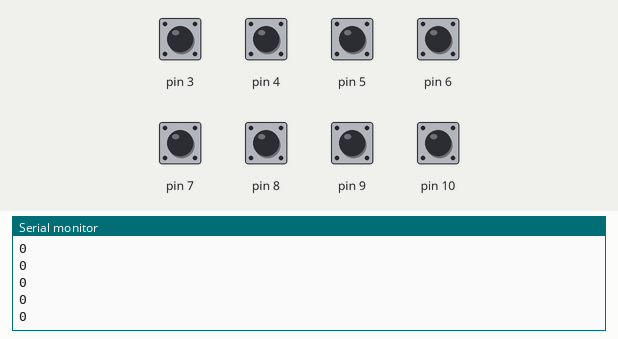
A sketch run on a simulated Arduino Uno, built with avr-gcc and run on an emulated ATmega328P. Parts: the last lines printed to the serial monitor. Inputs (shaded band) come from the test bench; at power-on: pin 3–10 HIGH.

Above: at 1.2 s.
1.3 s: pin 3 pulled LOW for 0.15 s
At 2.3 s:
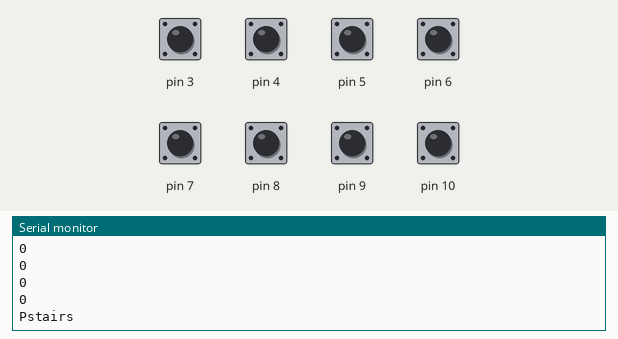
2.9 s: pin 4 pulled LOW for 0.15 s
At 3.5 s:
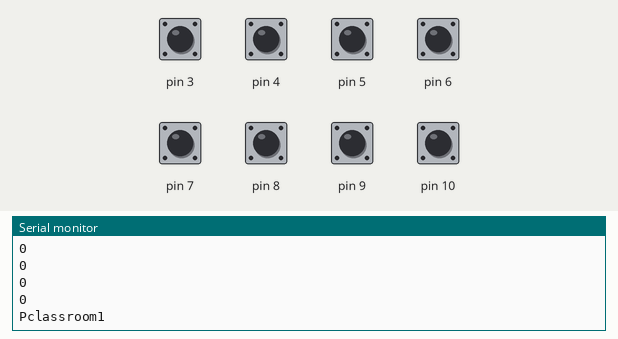
4.5 s: pin 5 pulled LOW for 0.15 s
At 5.5 s:
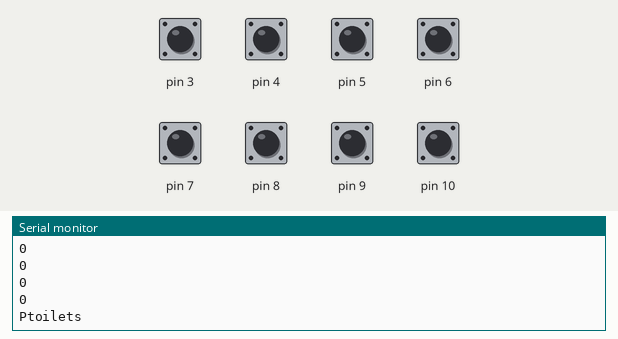
6.1 s: pin 6 pulled LOW for 0.15 s
At 7.1 s:
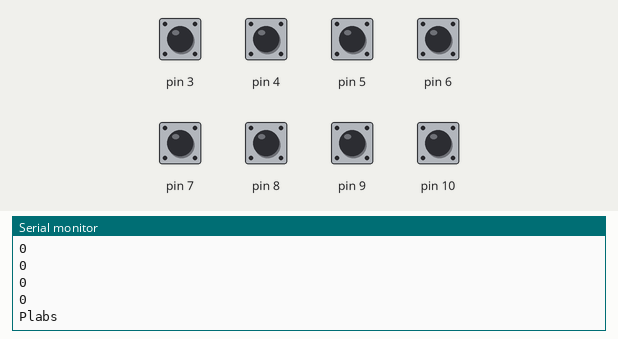
7.7 s: pin 8 pulled LOW for 0.15 s
At 8.6 s:
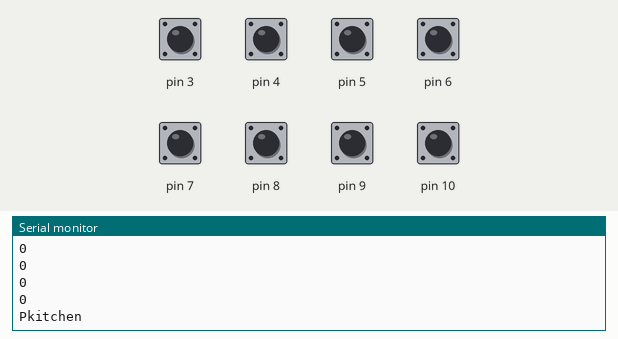
9.3 s: pin 9 pulled LOW for 0.15 s
At 10.3 s:
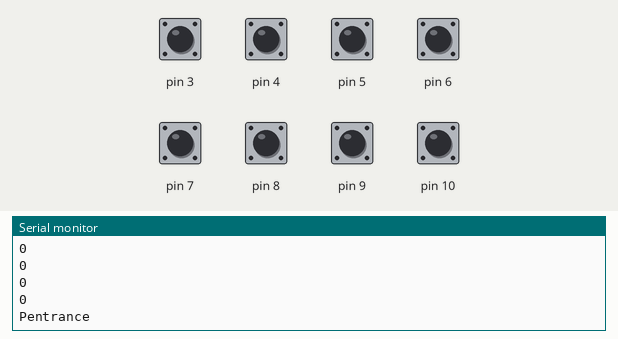

The sketch:

capacitiveSensor.ino
```cpp
#include <CapacitiveSensor.h>

// Set the Send Pin & Receive Pin.
CapacitiveSensor   cs_12_3 = CapacitiveSensor(12,3);
CapacitiveSensor   cs_12_4 = CapacitiveSensor(12,4);
CapacitiveSensor   cs_12_5 = CapacitiveSensor(12,5);
CapacitiveSensor   cs_12_6 = CapacitiveSensor(12,6);
CapacitiveSensor   cs_12_7 = CapacitiveSensor(12,7);
CapacitiveSensor   cs_12_8 = CapacitiveSensor(12,8);
CapacitiveSensor   cs_12_9 = CapacitiveSensor(12,9);
CapacitiveSensor   cs_12_10 = CapacitiveSensor(12,10);

void setup()
{
  Serial.begin(9600);
//  // turn off autocalibrate on channel 1 - just as an example
//  cs_12_3.set_CS_AutocaL_Millis(0xFFFFFFFF);
//  cs_12_4.set_CS_AutocaL_Millis(0xFFFFFFFF);
//  cs_12_5.set_CS_AutocaL_Millis(0xFFFFFFFF);
//  cs_12_6.set_CS_AutocaL_Millis(0xFFFFFFFF);
//  cs_12_7.set_CS_AutocaL_Millis(0xFFFFFFFF);
//  cs_12_8.set_CS_AutocaL_Millis(0xFFFFFFFF);
//  cs_12_9.set_CS_AutocaL_Millis(0xFFFFFFFF);
//  cs_12_10.set_CS_AutocaL_Millis(0xFFFFFFFF);

}

void loop()
{
  // Set the sensitivity of the sensors.
  long touch1 =  cs_12_3.capacitiveSensor(60);
  long touch2 =  cs_12_4.capacitiveSensor(60);
  long touch3 =  cs_12_5.capacitiveSensor(60);
  long touch4 =  cs_12_6.capacitiveSensor(60);
  long touch5 =  cs_12_7.capacitiveSensor(60);
  long touch6 =  cs_12_8.capacitiveSensor(30);
  long touch7 =  cs_12_9.capacitiveSensor(60);
  long touch8 =  cs_12_10.capacitiveSensor(60);

  if (touch1 > 200 & touch1 < 700 & touch2<=100  &  touch3<=100 & touch4<=100 & touch5<=100  &  touch6<=100  &  touch7<=100 & touch8<=100){
    Serial.write("Gstairs");
    Serial.print('\n');
    delay(1000);
  }

  if (touch1 > 700) {
    Serial.write("Pstairs");
    Serial.print('\n');
    delay(1000);
  }

  if (touch2 > 200 & touch2 < 1200 & touch1 <= 100 & touch3<=100 & touch4<=100 & touch5<=100  &  touch6<=100  &  touch7<=100 & touch8<=100){
    Serial.write("Gclassroom1");
    Serial.print('\n');
    delay(1000);
   }

    if (touch2 > 1200 ) {
    Serial.write("Pclassroom1");
    Serial.print('\n');
    delay(1000);
  }

  if (touch3 > 100 & touch3 < 900 & touch1<= 100 & touch2<=100 & touch4<=100 & touch5<=100  &  touch6<=100  &  touch7<=100 & touch8<=100){
    Serial.write("Gtoilets");
    Serial.print('\n');
    delay(1000);
  }

   if (touch3 > 900) {
    Serial.write("Ptoilets");
    Serial.print('\n');
    delay(1000);
  }

  if (touch4 > 200 & touch4 < 800 & touch1 <= 100 & touch2<=100 & touch3<=100 & touch5<=100  &  touch6<=100  &  touch7<=100 & touch8<=100) {
    Serial.write("Glabs");
    Serial.print('\n');
    delay(1000);
  }

  if (touch4 > 800) {
    Serial.write("Plabs");
    Serial.print('\n');
    delay(1000);
  }

  if (touch5 > 200 & touch5 < 1000 & touch1 <= 100 & touch2<=100 & touch3<=100 & touch4<=100  &  touch6<=100  &  touch7<=100 & touch8<=100){
    Serial.write("Gclassroom2");
    Serial.print('\n');
    delay(1000);
  }

  if (touch5 > 1100){
    Serial.write("Pclassroom2");
    Serial.print('\n');
    delay(1000);
  }

  if (touch6 > 200 & touch6 < 800 & touch1 <= 100 & touch2<=100 & touch3<=100 & touch4<=100  &  touch5<=100  &  touch7<=100 & touch8<=100){
//        Serial.write(touch6);
    Serial.write("Gkitchen");
    Serial.print('\n');
    delay(1000);
  }

  if (touch6 > 800){
    Serial.write("Pkitchen");
    Serial.print('\n');
    delay(1000);
  }

  if (touch7 > 200 & touch7 < 1000 & touch1 <= 100 & touch2<=100 & touch3<=100 & touch4<=100  &  touch5<=100  &  touch6<=100 & touch8<=100){
    Serial.write("Gentrance");
    Serial.print('\n');
    delay(1000);
  }

  if (touch7 > 1000){
    Serial.write("Pentrance");
    Serial.print('\n');
    delay(1000);
  }

  if (touch8 > 200 & touch8 < 1000 & touch1 <= 100 & touch2<=100 & touch3<=100 & touch4<=100  &  touch5<=100  &  touch6<=100 & touch7<=100){
    Serial.write("Goffices");
    Serial.print('\n');
    delay(1000);
  }

  if (touch8 > 1000){
    Serial.write("Poffices");
    Serial.print('\n');
    delay(1000);
  }

 if (touch1<=500  &  touch2<=500  &  touch3<=500 & touch4<=500 & touch5<=500  &  touch6<=500  &  touch7<=500 & touch8<=500)
    Serial.println("0");
  delay(60);
 }
```

Measured:
- after the input at 1.3 s, the serial monitor: prints a new line after 0.11 s (image 1)
- after the input at 2.9 s, the serial monitor: prints a new line at once (image 2)
- after the input at 4.5 s, the serial monitor: prints a new line after 0.07 s (image 3)
- after the input at 6.1 s, the serial monitor: prints a new line after 0.10 s (image 4)
- after the input at 7.7 s, the serial monitor: prints a new line at once (image 5)
- after the input at 9.3 s, the serial monitor: prints a new line after 0.06 s (image 6)
